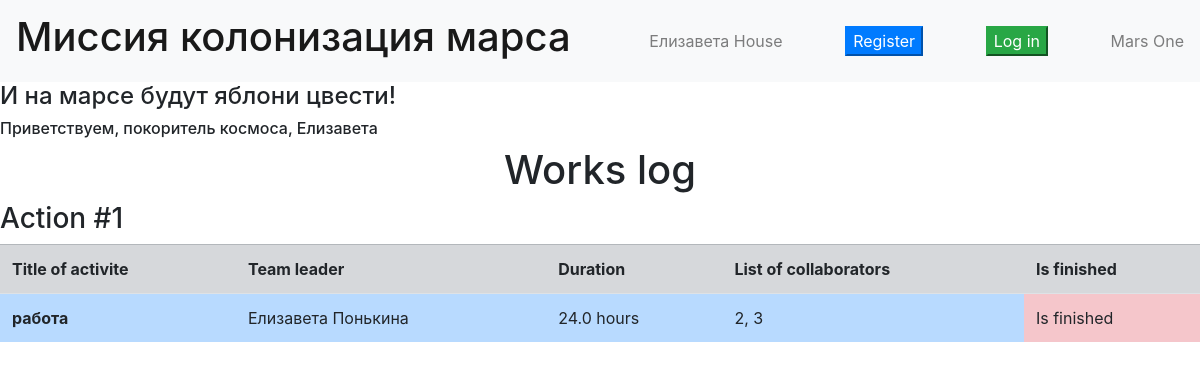
The page / (signed in) on the database its author committed.
### data/users.py (models this page shows, shortened)
class User(SqlAlchemyBase, UserMixin):
    __tablename__ = 'users'
    id = sqlalchemy.Column(sqlalchemy.Integer, primary_key=True, autoincrement=True)
    surname = sqlalchemy.Column(sqlalchemy.String, nullable=True)
    name = sqlalchemy.Column(sqlalchemy.String, nullable=True)
    age = sqlalchemy.Column(sqlalchemy.Integer, nullable=True)
    position = sqlalchemy.Column(sqlalchemy.String, nullable=True)
    speciality = sqlalchemy.Column(sqlalchemy.String, nullable=True)
    address = sqlalchemy.Column(sqlalchemy.String, index=True, unique=True, nullable=True)
    email = sqlalchemy.Column(sqlalchemy.String, index=True, unique=True, nullable=True)
    hashed_password = sqlalchemy.Column(sqlalchemy.String, nullable=True)
    modified_date = sqlalchemy.Column(sqlalchemy.DateTime, default=datetime.datetime.now)
    jobs = orm.relationship("Jobs", back_populates='user')

### data/jobs.py (models this page shows)
class Jobs(SqlAlchemyBase):
    __tablename__ = 'jobs'
    id = sqlalchemy.Column(sqlalchemy.Integer, primary_key=True, autoincrement=True)
    team_leader = sqlalchemy.Column(sqlalchemy.Integer, sqlalchemy.ForeignKey("users.id"), nullable=True)
    job = sqlalchemy.Column(sqlalchemy.String, nullable=True)
    work_size = sqlalchemy.Column(sqlalchemy.Integer, nullable=True)
    collaborators = sqlalchemy.Column(sqlalchemy.String, nullable=True)
    start_date = sqlalchemy.Column(sqlalchemy.DateTime, default=datetime.datetime.now)
    end_date = sqlalchemy.Column(sqlalchemy.DateTime, default=datetime.datetime.now)
    is_finished = sqlalchemy.Column(sqlalchemy.Boolean, nullable=True)
    user = orm.relationship('User')

### main.py (the view)
@app.route('/')
def main():
    db_session.global_init("db/mars_explorer.db")
    db_sess = db_session.create_session()
    jobs = db_sess.query(Jobs)
    lst = []
    for job in jobs:
        try:
            user = db_sess.query(User).filter(User.id == job.team_leader).first()
            user_fullname = user.name + ' ' + user.surname
            is_finished = 'Is not finished'
            duration = job.end_date - job.start_date
            if job.is_finished:
                is_finished = 'Is finished'
            lst.append(
                [job.id, job.job, user_fullname, str(duration.total_seconds() // 3600) + ' hours', job.collaborators,
                 is_finished])
        except Exception:
            break
    if current_user.__class__.__name__ == 'User':
        return render_template('jobs_list.html', list=lst, username=current_user.name)
    return render_template('jobs_list.html', title='Главная',  username='пользователь', list=lst)

### data/db_session.py (called while the page is built, shortened)
def global_init(db_file):
    global __factory
    if __factory:
        return

def create_session() -> Session:
    global __factory
    return __factory()

### main.py (called while the page is built)
@login_manager.user_loader
def load_user(user_id):
    db_sess = db_session.create_session()
    return db_sess.query(User).get(user_id)

### templates/jobs_list.html
{% extends "index.html" %}
{% block content %}
<h1>Works log</h1>
{% for job in list %}
<h3>
    Action #{{ job[0] }}
</h3>
    <table class="table">
        <tr class="table-secondary">
            <th scope="col">Title of activite</th>
            <th scope="col">Team leader</th>
            <th scope="col">Duration</th>
            <th scope="col">List of collaborators</th>
            <th scope="col">Is finished</th>
        </tr>
        <tr>
            <th scope="row" class="table-primary">
                {{ job[1] }}
            </th>
            <td class="table-primary">
                {{ job[2] }}
            </td>
            <td class="table-primary">
                {{ job[3] }}
            </td>
            <td class="table-primary">
                {{ job[4] }}
            </td>
            <td class="table-danger">
                {{ job[5] }}
            </td>
        </tr>
    </table>
    {% endfor %}
{% endblock %}

### templates/index.html (shortened to what this page needs)
<!doctype html>
<html lang="en">
<head>
    <link rel="stylesheet"
          href="https://stackpath.bootstrapcdn.com/bootstrap/4.4.1/css/bootstrap.min.css"
>
</head>
<body>
<header>
    <nav class="navbar navbar-light bg-light">
        <a class="navbar-brand" href="#"><h1>Миссия колонизация марса</h1></a>
        <span class="navbar-text" onclick="window.open('logout')">
        {{ username }} House
        </span>
        <button class="btn-primary" onclick="window.open('registration')">Register</button>
        <button class="btn-success" onclick="window.open('login')">Log in</button>
        <span class="navbar-text">
        Mars One
        </span>
    </nav>
</header>
<h4>И на марсе будут яблони цвести!</h4>
<h6>Приветствуем, покоритель космоса, {{ username }}</h6>
<main>
    {% block content %}{% endblock %}
</main>
</body>
</html>

### templates/index.html (style rules this page uses)
h1 { text-align: center; }
th { margin: 10px; }

### rows shown on the page
User: name "Елизавета"
Jobs: id "1", job "работа", job "Елизавета Понькина", work_size "24.0 hours", collaborators "2, 3", job "Is finished"
